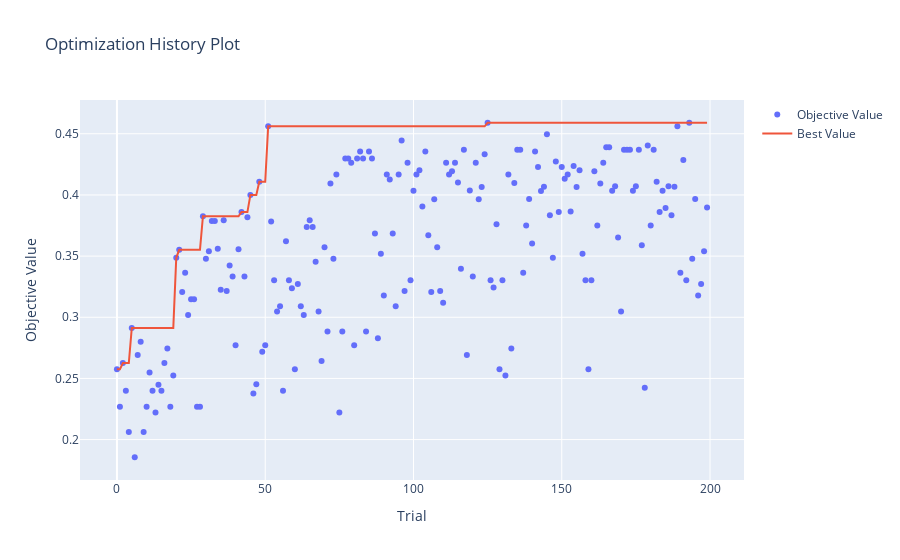

Notebook source saved alongside this figure:
### Code cell
# Visualizar el historial de optimización
plot_optimization_history(study)

### Figure 1 — Plotly figure (JSON) as saved in the notebook; plotly's stock layout.template omitted (floating-point values rounded to 4 significant figures; data arrays with more than 128 entries replaced by an {"elided": "..."} marker saying what was removed)
{"data": [{"mode": "markers", "name": "Objective Value", "type": "scatter", "x": {"elided": "200 int values"}, "y": {"elided": "200 float values"}}, {"mode": "lines", "name": "Best Value", "type": "scatter", "x": {"elided": "200 int values"}, "y": {"elided": "200 float values"}}, {"marker": {"color": "#cccccc"}, "mode": "markers", "name": "Infeasible Trial", "showlegend": false, "type": "scatter", "x": [], "y": []}], "layout": {"title": {"text": "Optimization History Plot"}, "xaxis": {"title": {"text": "Trial"}}, "yaxis": {"title": {"text": "Objective Value"}}}}
